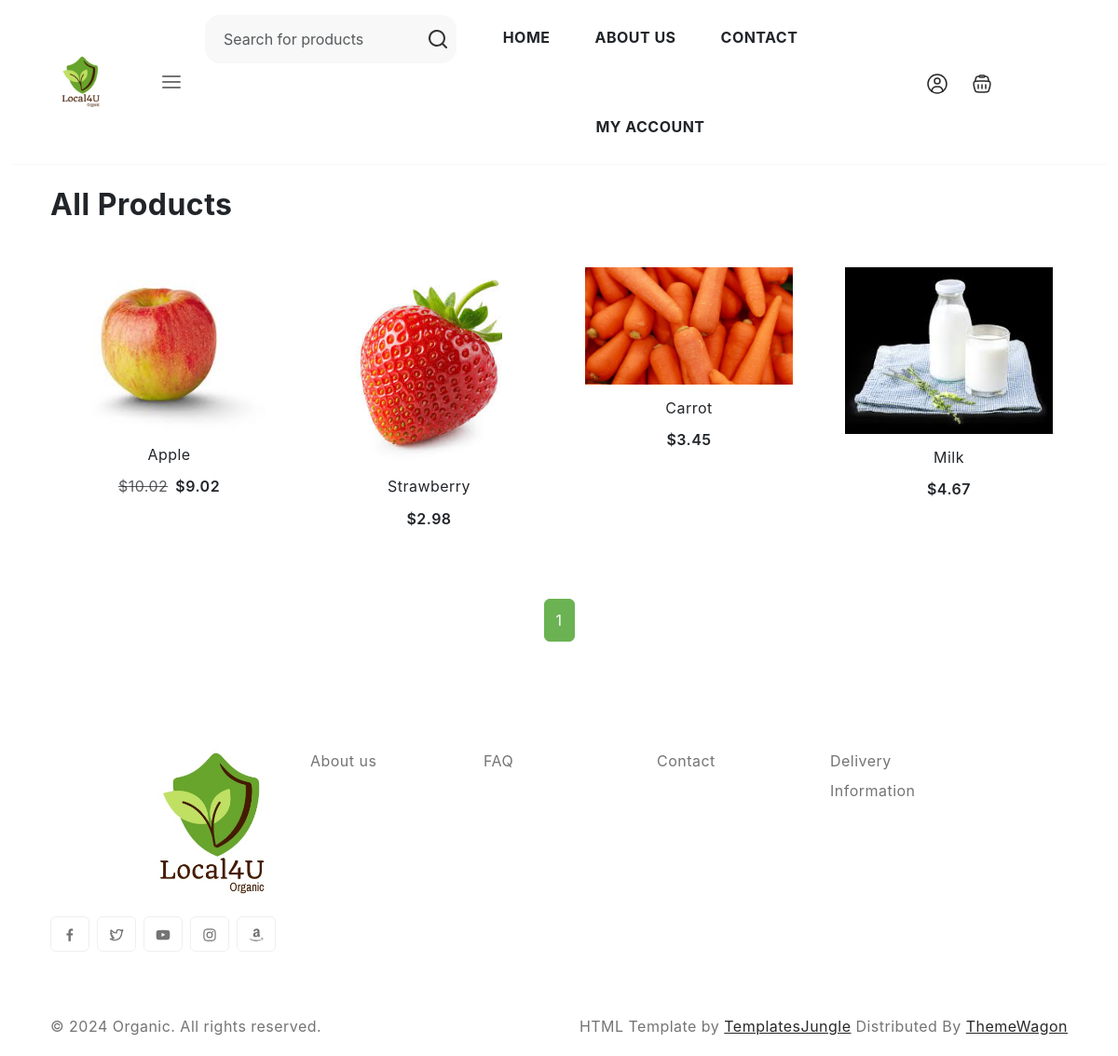
The page /product/all_products/ on the database its author committed.
### product/models.py (models this page shows, shortened)
class Product(models.Model):
    name = models.CharField(max_length=200)  # Name of the product
    description = models.TextField()  # Detailed description of the product
    category = models.ForeignKey(Category, on_delete=models.CASCADE)  # Category to which the product belongs
    price = models.DecimalField(max_digits=10, decimal_places=2)  # Original price of the product
    discounted_price = models.DecimalField(max_digits=10, decimal_places=2, null=True, blank=True)  # Discounted price if applicable
    stock = models.PositiveIntegerField()  # Available stock quantity
    farmer = models.ForeignKey(Farmer, on_delete=models.CASCADE)  # Farmer who owns the product
    created_at = models.DateTimeField(auto_now_add=True)  # Timestamp when the product was added
    updated_at = models.DateTimeField(auto_now=True)  # Timestamp when the product was last updated
    image = models.ImageField(upload_to='product_images/', null=True, blank=True)  # Optional product image

### product/views.py (the view)
# urls.py: path('all_products/', views.all_products, name='all_products'),
def all_products(request):
    products_list = Product.objects.all()  # Retrieve all products
    paginator = Paginator(products_list, 20)  # Display 20 products per page
    page_number = request.GET.get('page')  # Get the current page number from request
    products = paginator.get_page(page_number)  # Fetch products for the requested page
    return render(request, 'all_products.html', {'products': products})

### order/context_processors.py (called while the page is built)
def cart_data(request):
    return {"cart": request.session.get("cart", {})}

### order/templatetags/cart_filters.py (called while the page is built)
@register.filter
def sum_cart_total(cart_items):
    total = 0
    for item in cart_items:
        total += float(item['price']) * item['quantity']
    return total

### product/context_processors.py (called while the page is built)
def category_menu(request):
    categories = Category.objects.all()
    return {'categories': categories}

### templates/all_products.html (shortened to what this page needs)
{% extends 'base.html' %}
{% load static %}
{% block body_block %}
<section class="pb-5">
    <div class="container-lg">
        <div class="row">
            <div class="col-md-12">
                <div class="section-header d-flex flex-wrap justify-content-between my-4">
                    <h2 class="section-title">All Products</h2>
                </div>
            </div>
        </div>
        <div class="row">
            <div class="col-md-12">
                <div class="product-grid row row-cols-1 row-cols-sm-2 row-cols-md-3 row-cols-lg-3 row-cols-xl-4 row-cols-xxl-5">
                    {% for product in products %}
                    <div class="col">
                        <div class="product-item">
                            <figure>
                                <a href="{% url 'product_detail' product.id %}" title="{{ product.name }}">
                                    <img src="{{ product.image.url }}" alt="{{ product.name }}" class="tab-image img-fluid">
                                </a>
                            </figure>
                            <div class="d-flex flex-column text-center">
                                <h3 class="fs-6 fw-normal">{{ product.name }}</h3>
                                <div class="d-flex justify-content-center align-items-center gap-2">
                                    {% if product.discounted_price %}
                                    <del class="text-muted">${{ product.price }}</del>
                                    <span class="text-dark fw-semibold">${{ product.discounted_price }}</span>
                                    {% else %}
                                    <span class="text-dark fw-semibold">${{ product.price }}</span>
                                    {% endif %}
                                </div>
                            </div>
                        </div>
                    </div>
                    {% endfor %}
                </div>
            </div>
        </div>
        <nav aria-label="Page navigation" class="mt-4">
            <ul class="pagination justify-content-center">
                {% for page_num in products.paginator.page_range %}
                <li class="page-item {% if page_num == products.number %}active{% endif %}">
                    <a class="page-link" href="?page={{ page_num }}">{{ page_num }}</a>
                </li>
                {% endfor %}
            </ul>
        </nav>
    </div>
</section>
{% endblock %}

### static/style.css (style rules this page uses)
body { --heading-font : "Inter", sans-serif; --bs-link-color: #333; --bs-link-hover-color:#333; --bs-link-color-rgb: 40,40,40; --bs-link-hover-color-rgb: 0,0,0; --bs-light-rgb: 248, 248, 248; --bs-font-sans-serif: "Inter", sans-serif; --bs-body-font-family: var(--bs-font-sans-serif); --bs-body-font-size: 1rem; --bs-body-font-weight: 400; --bs-body-line-height: 2; --bs-body-color: #747474; --bs-primary: #6BB252; --bs-primary-rgb: 107, 178, 82; --bs-secondary: #364127; --bs-secondary-rgb: 54, 65, 39; --bs-danger: #F95F09; --bs-danger-rgb: 249, 95, 9; --bs-success: #a3be4c; --bs-success-rgb: 163, 190, 76; --bs-primary-bg-subtle: #FFF9EB; --bs-success-bg-subtle: #eef5e5; --bs-border-color: #F7F7F7; }
body { letter-spacing: 0.03em; }
h1,h2,h3,h4,h5,h6 { font-family: var(--heading-font); color: var(--bs-dark); font-weight: 700; }
.pagination { --bs-pagination-active-bg: var(--bs-primary); --bs-pagination-active-border-color: var(--bs-primary); }
.container, .container-fluid, .container-lg, .container-md, .container-sm, .container-xl, .container-xxl { --bs-gutter-x: 3rem; }
.product-item { position: relative; padding: 16px; background: #FFFFFF; border-radius: 16px; margin-bottom: 30px; box-shadow: 0px 0px 22px rgba(0, 0, 0, 0); }
.product-item figure { text-align: center; }
.product-item figure img { max-height: 210px; height: auto; }

### rows shown on the page
Product: image (picture), name "Apple", price "10.02", discounted_price "9.02"
Product: image (picture), name "Strawberry", price "2.98"
Product: image (picture), name "Carrot", price "3.45"
Product: image (picture), name "Milk", price "4.67"

### other values the page prints
{{ page_num }} "1"
